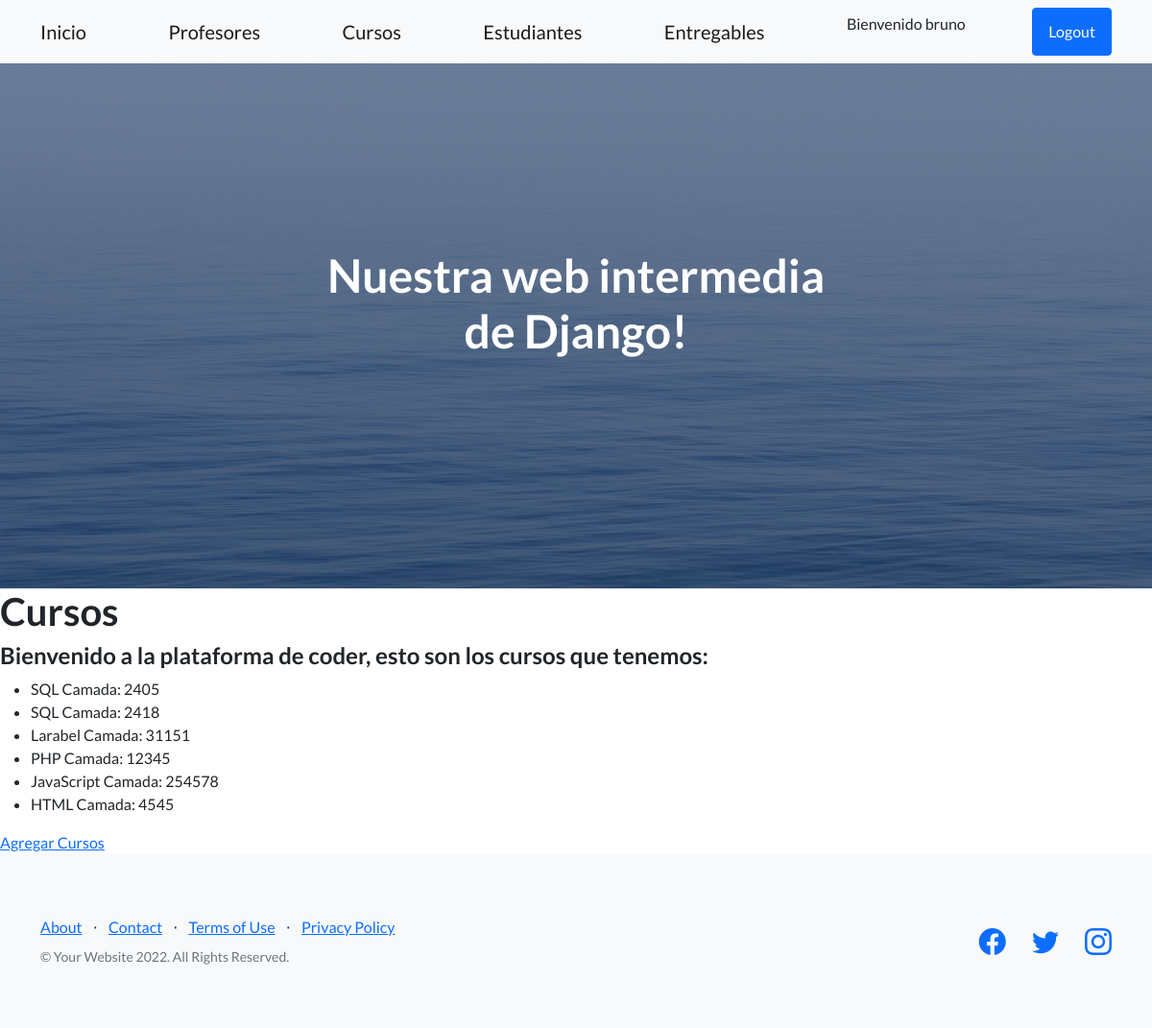
The page /app-coder/Cursos (signed in) on the database its author committed.
### appcoder/models.py (models this page shows, shortened)
class Curso(models.Model):
    nombre = models.CharField(max_length=50)
    camada = models.IntegerField()

### appcoder/views.py (the view)
# urls.py: path("Cursos", Cursos2, name="Cursos"),
@login_required
def Cursos2(request):
    lista = Curso.objects.all()
    return render(request, "cursos.html", {"lista_cursos" : lista})

### appcoder/templates/cursos.html
{% extends 'padre.html' %}
{% load static %}
{% block contenidoQueCambia %}
    <h1>Cursos</h1>
    <h4>Bienvenido a la plataforma de coder, esto son los cursos que tenemos:</h4>
    <ul>
        {% for curso in lista_cursos %}
            <li>
                {{curso.nombre}} Camada: {{curso.camada}}
            </li>
        {% endfor %}
    </ul>
    <a href = "{% url 'CursoFormulario'  %}">
        Agregar Cursos
    </a>
{% endblock contenidoQueCambia %}

### appcoder/templates/padre.html (shortened to what this page needs)
<!DOCTYPE html>
<html lang="en">
    <head>
        {% load static %}
        <link href="https://cdn.jsdelivr.net/npm/bootstrap-icons@1.5.0/font/bootstrap-icons.css" rel="stylesheet" type="text/css" />
        <link href="{% static 'css/styles.css' %}" rel="stylesheet" />
    </head>
    <body>
        <nav class="navbar navbar-light bg-light static-top">
            <div class="container">
                <a class="navbar-brand" href="#!">Inicio</a>
                <a class="navbar-brand" href="{% url 'Profesores' %}">Profesores</a>
                <a class="navbar-brand" href="{% url 'Cursos' %}">Cursos</a>
                <a class="navbar-brand" href="{% url 'Estudiantes' %}">Estudiantes</a>
                <a class="navbar-brand" href="#!">Entregables</a>
                {% if user.is_authenticated %}
                    <p>Bienvenido {{user.username}}</p>
                    <a class="btn btn-primary" href="{% url 'Logout' %}">Logout</a>
                {% else %}
                <a class="btn btn-primary" href="{% url 'Login' %}">Login</a>
                {% endif %}
            </div>
        </nav>
        <header class="masthead">
            <div class="container position-relative">
                <div class="row justify-content-center">
                    <div class="col-xl-6">
                        <div class="text-center text-white">
                            <h1 class="mb-5">Nuestra web intermedia de Django!</h1>
                        </div>
                    </div>
                </div>
            </div>
        </header>
       {% block contenidoQueCambia %}
       {% endblock contenidoQueCambia %}
        <footer class="footer bg-light">
            <div class="container">
                <div class="row">
                    <div class="col-lg-6 h-100 text-center text-lg-start my-auto">
                        <ul class="list-inline mb-2">
                            <li class="list-inline-item"><a href="#!">About</a></li>
                            <li class="list-inline-item">⋅</li>
                            <li class="list-inline-item"><a href="#!">Contact</a></li>
                            <li class="list-inline-item">⋅</li>
                            <li class="list-inline-item"><a href="#!">Terms of Use</a></li>
                            <li class="list-inline-item">⋅</li>
                            <li class="list-inline-item"><a href="#!">Privacy Policy</a></li>
                        </ul>
                        <p class="text-muted small mb-4 mb-lg-0">&copy; Your Website 2022. All Rights Reserved.</p>
                    </div>
                    <div class="col-lg-6 h-100 text-center text-lg-end my-auto">
                        <ul class="list-inline mb-0">
                            <li class="list-inline-item me-4">
                                <a href="#!"><i class="bi-facebook fs-3"></i></a>
                            </li>
                            <li class="list-inline-item me-4">
                                <a href="#!"><i class="bi-twitter fs-3"></i></a>
                            </li>
                            <li class="list-inline-item">
                                <a href="#!"><i class="bi-instagram fs-3"></i></a>
                            </li>
                        </ul>
                    </div>
                </div>
            </div>
        </footer>
    </body>
</html>

### rows shown on the page
Curso: nombre "SQL", camada "2405"
Curso: nombre "SQL", camada "2418"
Curso: nombre "Larabel", camada "31151"
Curso: nombre "PHP", camada "12345"
Curso: nombre "JavaScript", camada "254578"
Curso: nombre "HTML", camada "4545"

### other values the page prints
{{ user.username }} "bruno"
